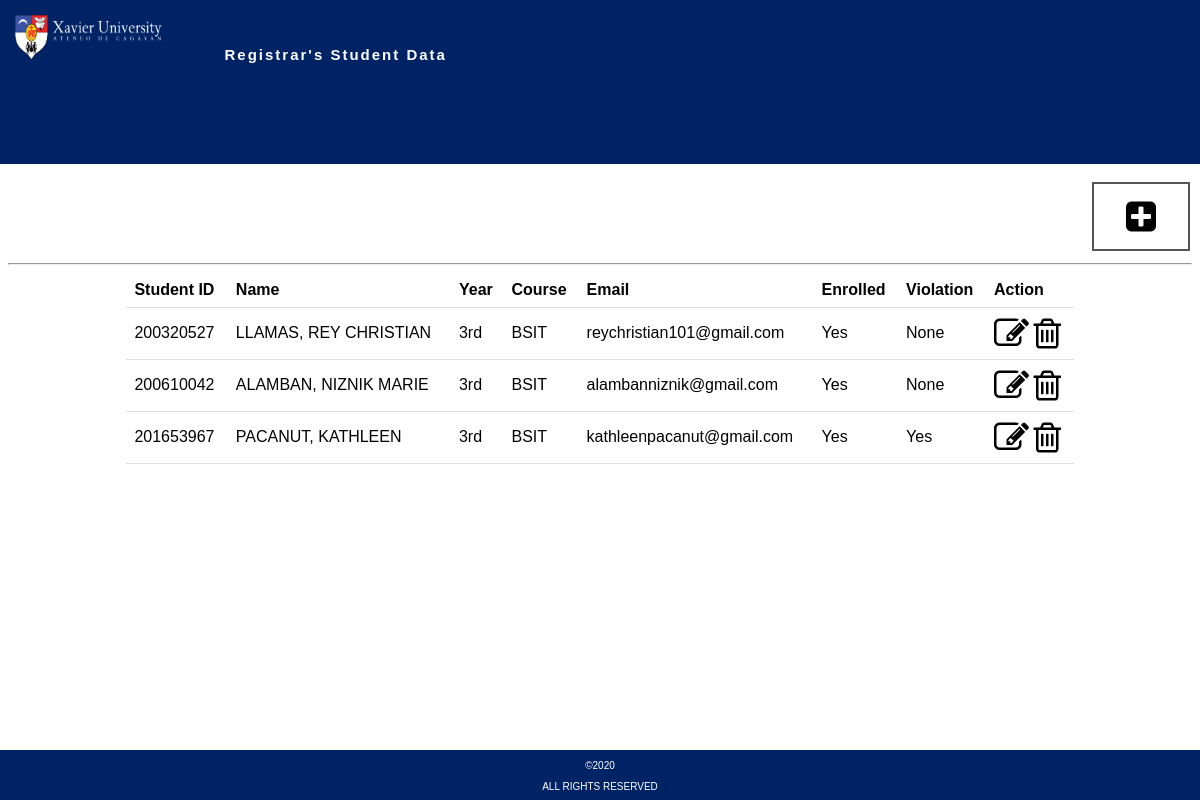
/get_students.php, run on the app's committed database.
### tables this page shows
CREATE TABLE `students` (
  `student_id` int(11) NOT NULL,
  `name` varchar(50) NOT NULL,
  `year` varchar(50) NOT NULL,
  `course` varchar(50) NOT NULL,
  `email` varchar(50) NOT NULL,
  `is_enrolled` varchar(50) NOT NULL,
  `violation` varchar(50) NOT NULL
);

### get_students.php (the view, shortened to what this page needs)
<?php
$pdo = pdo_connect_mysql();
$stmt = $pdo->prepare('SELECT * FROM students');
$stmt->execute();
$students = $stmt->fetchAll(PDO::FETCH_ASSOC);
?>
<!DOCTYPE html>
<html>
<head>
<link rel = "stylesheet" href = "assets/style.css">
<link rel = "stylesheet" href = "assets/font-awesome/css/font-awesome.min.css">
</head>
    <div class = "header_2">
    <img src = "assets/XU Logo.png" id="leftImageXU">
    <a href="rest_con.php" class="button" style="color: white;
    padding-left: 50px;
    padding-bottom: 20px;"> Registrar's Student Data </a>
    <a href="http://localhost/final_proj/" class="button" style="color: white;
    padding-left: 1250px;
    padding-bottom: 20px;" >LOG OUT</a>
    </div>
<div class="footer">
  <p> <footer>&copy;2020</footer> </p>
  <p> <footer>ALL RIGHTS RESERVED</footer> </p>
</div>
<body>
</body>
<br>
<br>
<br>
<br>
<br>
<h1 style="text-align:center; ">STUDENT RECORDS</h1>
<div style="text-align: right;">
<a style="background-color: white;
  color: black;
  border: 2px solid #555555;  padding: 15px 32px;
  text-align: center;
  text-decoration: none;
  display: inline-block;
  font-size: 16px;
  margin: 4px 2px;
  cursor: pointer;
  " id="add_buttn" href="add_students.php" type="submit" ><i class="fa fa-plus-square" style="font-size:35px;color:black"></i></a>
  </div>
<hr>
<div class="container">
<table>
        <thead>
            <tr>
                <td>Student ID</td>
                <td>Name</td>
                <td>Year</td>
                <td>Course</td>
                <td>Email</td>
                <td>Enrolled</td>
                <td>Violation</td>
                <td>Action</td>
            </tr>
        </thead>
        <tbody>
            <?php foreach ($students as $student): ?>
            <tr>
                <td><?=$student['student_id']?></td>
                <td><?=$student['name']?></td>
                <td><?=$student['year']?></td>
                <td><?=$student['course']?></td>
                <td><?=$student['email']?></td>
                <td><?=$student['is_enrolled']?></td>
                <td><?=$student['violation']?></td>
                <td>
                <a href="update_students.php?student_id=<?=$student['student_id']?>"><i class="fa fa-pencil-square-o" style="font-size:35px;color:black"></i></a>
                <a href="delete_students.php?student_id=<?=$student['student_id']?>" onclick="return confirm('Are you sure to delete this student?')"><i class="fa fa-trash-o" style="font-size:35px;color:black"></i></a>
            </td>
            </tr>
            <?php endforeach; ?>
        </tbody>
    </table>
</body>
</html>

### assets/style.css (style rules this page uses)
.container { max-width: 80%; margin: auto; }
table { border-collapse: collapse; width: 100%; }
th, td { padding: 8px; text-align: left; border-bottom: 1px solid #ddd; font-family: Arial Narrow, sans-serif; }
thead, label { font-weight: bold; text-align: center; }
.header_2 { position: fixed; top: 0px; right: 0px; left: 0px; text-align: left; background: #002366; font-size: 30px; }
.footer { position: fixed; left: 0; bottom: 0; width: 100%; background:#002366; color: white; text-align: center; width: 1000; height: 50px; font-family: sans-serif; color: white; font-size: 10px; }
.button { background-color: #002366; border: none; color: white; padding: 15px 32px; text-align: center; text-decoration: none; display: inline-block; font-weight: 550; font-size: 15px; font-family: Arial Narrow, sans-serif; margin: 4px 2px; cursor: pointer; letter-spacing:2px; }
* { box-sizing: border-box; }
#leftImageXU { margin-top: 15px; margin-left: 15px; width: 150px; height: 45px; position: left-side; }

### data on the page
students: student_id "200320527", name "LLAMAS, REY CHRISTIAN", year "3rd", course "BSIT", email "reychristian101@gmail.com", is_enrolled "Yes", violation "None"
students: student_id "200610042", name "ALAMBAN, NIZNIK MARIE", year "3rd", course "BSIT", email "alambanniznik@gmail.com", is_enrolled "Yes", violation "None"
students: student_id "201653967", name "PACANUT, KATHLEEN", year "3rd", course "BSIT", email "kathleenpacanut@gmail.com", is_enrolled "Yes", violation "Yes"
